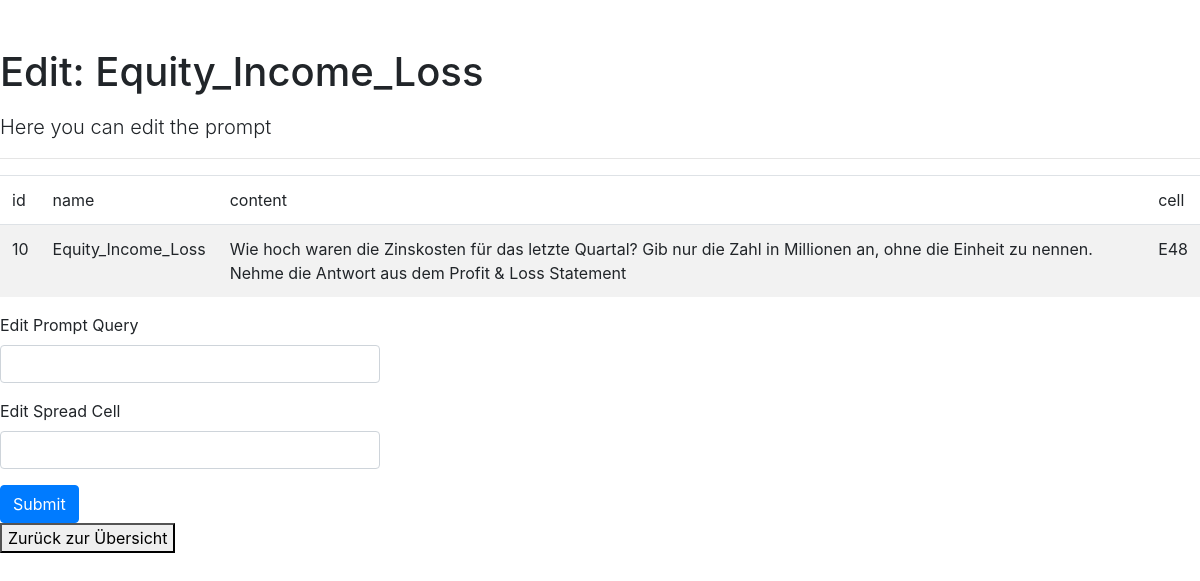
The app's page /edit/10, older data.
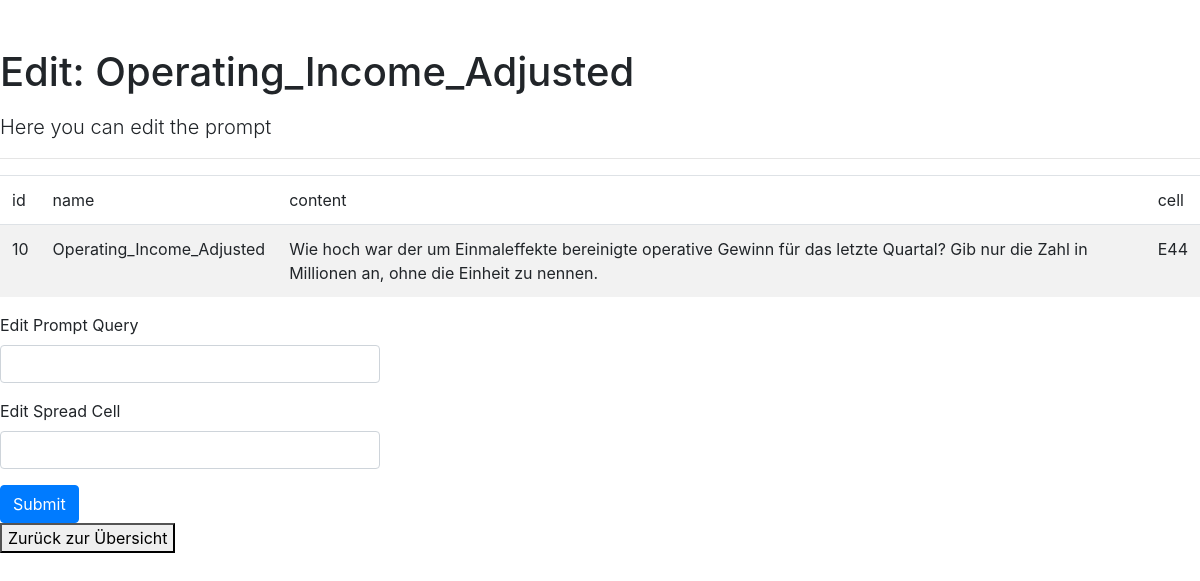
The same page, newer data.
### app/models.py (models this page shows)
class Prompts(db.Model):
    id = db.Column(db.Integer, primary_key=True)
    name = db.Column(db.String(80), nullable=False)
    content = db.Column(db.String(400), nullable=False)
    gsheetcell = db.Column(db.String(400), nullable=False)

### app/routes.py (the view)
@app.route('/edit/<id>', methods=['GET', 'POST'])
def editprompt(id):
    print("this is the ID"+ id)
    prompt = Prompts.query.filter_by(id=id).first_or_404()
    form = EditQueryForm()
    print(prompt)
    if form.validate_on_submit():
        prompt.content = form.querycontent.data
        prompt.gsheetcell = form.cell.data
        db.session.commit()
        flash('Your changes have been saved.')
    return render_template('editprompt.html', form=form, prompt=prompt)

### app/forms.py
class EditQueryForm(FlaskForm):
    querycontent = StringField('Edit Prompt Query')
    cell = StringField('Edit Spread Cell')
    submit = SubmitField('Submit')

### templates/editprompt.html
{% extends "base.html" %}
{% from 'bootstrap/form.html' import render_form, render_field %}
{% block content %}
      <h1 class="pt-5 pb-2">Edit: {{prompt.name}}</h1>
      <p class="lead">Here you can edit the prompt </p>
      <hr>
          <div>
            <table id="data" class="table table-striped">
                <thead>
                    <tr>
                        <td>id</td>
                        <td>name</td>
                        <td>content</td>
                        <td>cell</td>
                    </tr>
                </thead>
            <tbody>
                <tr>
                    <td>{{prompt.id}}</td>
                    <td>{{prompt.name}}</td>
                    <td>{{prompt.content}}</td>
                    <td>{{prompt.gsheetcell}}</td>
                </tr>
            </tbody>
        </table>
        <div class="row">
            <div class="col-md-4">
                {{ render_form(form)}}
            </div>
        </div>
        <a href= "/edit" >
            <button class="GFG">
               Zurück zur Übersicht
            </button>
        </a>
          </div>
      {% endblock %}

### templates/base.html (shortened to what this page needs)
<!doctype html>
<html lang="en">
    <head>
        {% block head %}
        {% block styles %}
            {{ bootstrap.load_css() }}
        {% endblock %}
        {% endblock %}
    </head>
    <body>
        {% block content %}
        {% endblock %}
    </body>
</html>

Row changes from the older to the newer data that the page shows:
changed Prompts id 10: name "Equity_Income_Loss" → "Operating_Income_Adjusted"; content "Wie hoch waren die Zinskosten für das letzte Quartal? Gib nur die Zahl in Millionen an, ohne die Einheit zu nennen. Nehme die Antwort aus dem Profit & Loss Statement" → "Wie hoch war der um Einmaleffekte bereinigte operative Gewinn für das letzte Quartal? Gib nur die Zahl in Millionen an, ohne die Einheit zu nennen."; gsheetcell "E48" → "E44"
